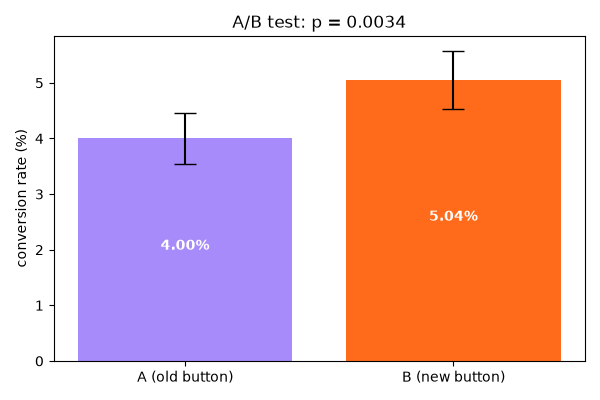

The Python source for this figure:
"""
Session 4 · Mini project: an A/B testing toolkit for a website
-------------------------------------------------------------
An online bookshop tests a new 'Buy now' button (B) against the old one (A).
The toolkit:
  1. plans the experiment: sample size per group for a chosen minimum effect,
     alpha and power (normal-approximation formula)
  2. analyses the results: two-proportion z test, p-value, 95% CI for the lift
  3. double-checks with a permutation test (no formulas, just shuffling)
  4. shows the danger of 'peeking' (stopping as soon as p < 0.05) by simulation
  5. saves a chart of the conversion rates with CIs: session-04_project_ab_test.png

Run:  python session-04_project_ab_test.py
"""
import numpy as np
from scipy import stats
import matplotlib
matplotlib.use("Agg")
import matplotlib.pyplot as plt

def sample_size(p1, p2, alpha=0.05, power=0.80):
    """Visitors needed PER GROUP to detect p1 -> p2 with a two-sided test."""
    za, zb = stats.norm.ppf(1 - alpha / 2), stats.norm.ppf(power)
    pbar = (p1 + p2) / 2
    num = (za * np.sqrt(2 * pbar * (1 - pbar)) + zb * np.sqrt(p1 * (1 - p1) + p2 * (1 - p2))) ** 2
    return int(np.ceil(num / (p1 - p2) ** 2))

def two_prop_test(xa, na, xb, nb):
    pa, pb = xa / na, xb / nb
    pool = (xa + xb) / (na + nb)
    se0 = np.sqrt(pool * (1 - pool) * (1 / na + 1 / nb))          # SE under H0 (pooled)
    z = (pb - pa) / se0
    p = 2 * stats.norm.sf(abs(z))
    se = np.sqrt(pa * (1 - pa) / na + pb * (1 - pb) / nb)           # SE for the CI (unpooled)
    diff = pb - pa
    return pa, pb, z, p, (diff - 1.96 * se, diff + 1.96 * se)

# 1. Plan
n_needed = sample_size(0.040, 0.050)
print(f"1) To detect 4.0% -> 5.0% with alpha 0.05 and power 0.80: {n_needed:,} visitors per group")

# 2. Analyse (results after running the test with that many visitors)
na = nb = 6800
xa, xb = 272, 343
pa, pb, z, p, ci = two_prop_test(xa, na, xb, nb)
print(f"\n2) A: {xa}/{na} = {pa:.2%}   B: {xb}/{nb} = {pb:.2%}")
print(f"   z = {z:.3f}, p = {p:.4f}, lift = {pb - pa:+.2%} (95% CI {ci[0]:+.2%} to {ci[1]:+.2%}), "
      f"relative lift = {(pb / pa - 1):+.1%}")
print("   ->", "B is significantly better: ship it" if p < 0.05 and ci[0] > 0 else "no clear winner")

# 3. Permutation test
rng = np.random.default_rng(0)
outcomes = np.r_[np.ones(xa + xb), np.zeros(na + nb - xa - xb)]
observed = pb - pa
diffs = np.empty(2000)
for i in range(2000):
    rng.shuffle(outcomes)
    diffs[i] = outcomes[:nb].mean() - outcomes[nb:].mean()
print(f"\n3) Permutation test: p = {np.mean(np.abs(diffs) >= abs(observed)):.4f} (2,000 shuffles)")

# 4. The peeking problem: A and B are IDENTICAL (4% each), but we check after every 500 visitors
false_wins = 0
for _ in range(1000):
    a = rng.random(10_000) < 0.04
    b = rng.random(10_000) < 0.04
    for m in range(500, 10_001, 500):
        if two_prop_test(a[:m].sum(), m, b[:m].sum(), m)[3] < 0.05:
            false_wins += 1
            break
print(f"\n4) Peeking 20 times when there is NO real difference: false 'winner' in {false_wins / 10:.1f}% "
      f"of experiments (should be 5%)")

# 5. Chart
fig, ax = plt.subplots(figsize=(6, 4))
rates = [pa, pb]
errs = [1.96 * np.sqrt(r * (1 - r) / n) for r, n in zip(rates, [na, nb])]
ax.bar(["A (old button)", "B (new button)"], [100 * r for r in rates], yerr=[100 * e for e in errs],
       color=["#A78BFA", "#FF6B1A"], capsize=8)
ax.set_ylabel("conversion rate (%)"); ax.set_title(f"A/B test: p = {p:.4f}")
for i, r in enumerate(rates):
    ax.text(i, 100 * r / 2, f"{r:.2%}", ha="center", color="white", fontweight="bold")
fig.tight_layout(); fig.savefig("session-04_project_ab_test.png", dpi=100)
print("Saved chart: session-04_project_ab_test.png")
